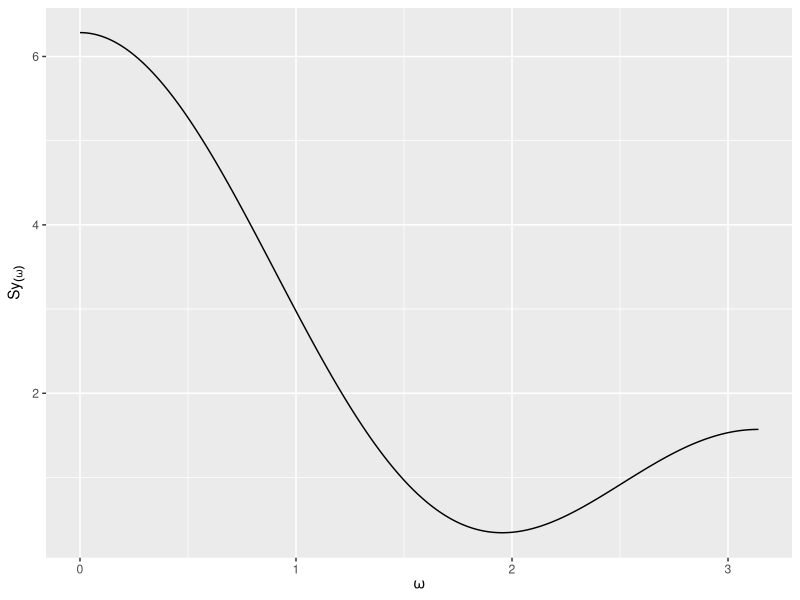

This chart was generated by the following R code:
## ---- chunk 1
knitr::opts_chunk$set(echo = TRUE)
## ---- chunk 2
library(ggplot2)
theta1<-0.5
theta2<-0.5
sigmaSQ<-1
omega<-seq(0,pi,0.001)
Sy<-1/2*pi*sigmaSQ*(2*theta2*cos(2*omega)
                   +2*(theta1+theta2*theta1)*cos(omega)+1+theta1**2+theta2**2)
dfP <- data.frame(x = omega, y = Sy)
p <- ggplot(dfP, aes(x = x, y = y)) +
  geom_line() +
  xlab(expression(omega)) +
  ylab(expression(Sy[(omega)]))
p
